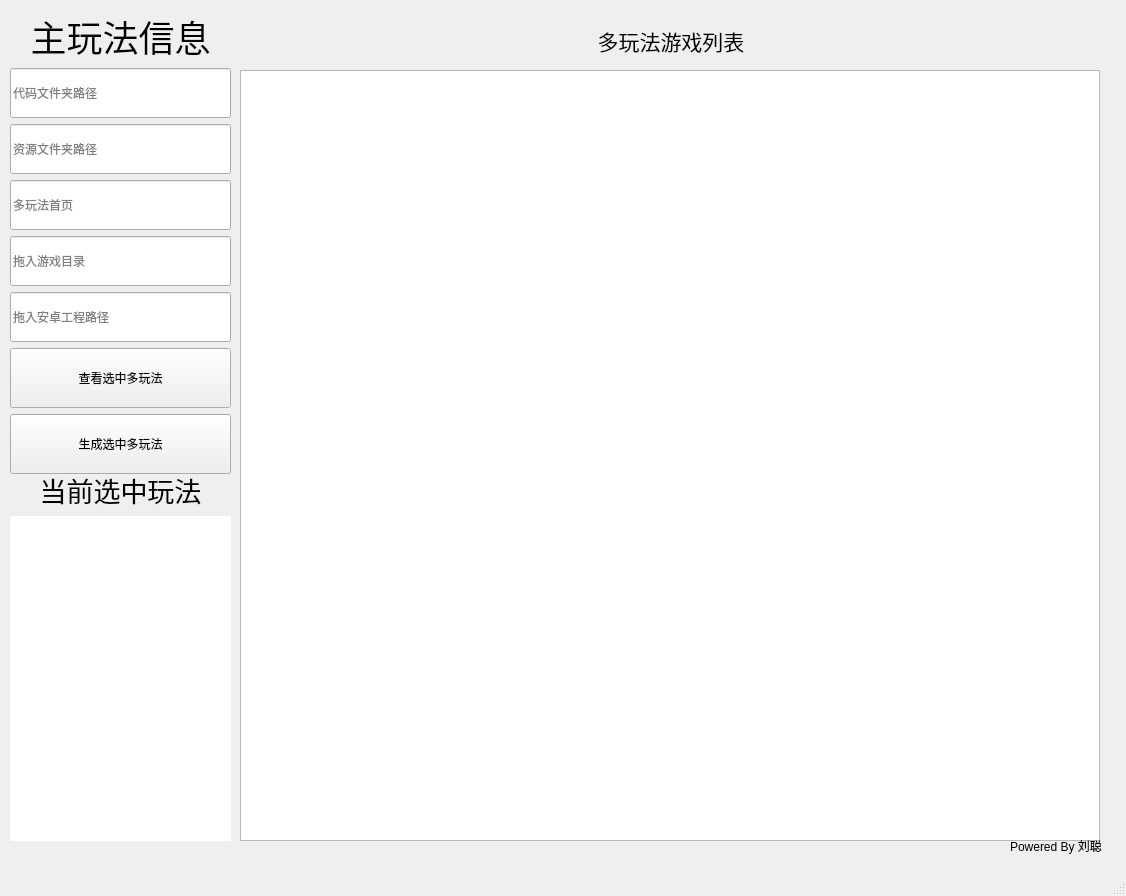
<?xml version="1.0" encoding="UTF-8"?>
<ui version="4.0">
 <class>MainWindow</class>
 <widget class="QMainWindow" name="MainWindow">
  <property name="geometry">
   <rect>
    <x>0</x>
    <y>0</y>
    <width>1126</width>
    <height>896</height>
   </rect>
  </property>
  <property name="windowTitle">
   <string>MainWindow</string>
  </property>
  <widget class="QWidget" name="centralwidget">
   <widget class="QWidget" name="verticalLayoutWidget">
    <property name="geometry">
     <rect>
      <x>10</x>
      <y>10</y>
      <width>221</width>
      <height>464</height>
     </rect>
    </property>
    <layout class="QVBoxLayout" name="MainGameLayout">
     <item>
      <widget class="QLabel" name="MainGameInfo">
       <property name="minimumSize">
        <size>
         <width>0</width>
         <height>50</height>
        </size>
       </property>
       <property name="font">
        <font>
         <pointsize>27</pointsize>
        </font>
       </property>
       <property name="text">
        <string>主玩法信息</string>
       </property>
       <property name="alignment">
        <set>Qt::AlignCenter</set>
       </property>
      </widget>
     </item>
     <item>
      <widget class="QLineEdit" name="GameClassesPath">
       <property name="minimumSize">
        <size>
         <width>0</width>
         <height>50</height>
        </size>
       </property>
       <property name="alignment">
        <set>Qt::AlignLeading|Qt::AlignLeft|Qt::AlignVCenter</set>
       </property>
       <property name="placeholderText">
        <string>代码文件夹路径</string>
       </property>
       <property name="cursorMoveStyle">
        <enum>Qt::VisualMoveStyle</enum>
       </property>
      </widget>
     </item>
     <item>
      <widget class="QLineEdit" name="GameResourcePath">
       <property name="minimumSize">
        <size>
         <width>0</width>
         <height>50</height>
        </size>
       </property>
       <property name="placeholderText">
        <string>资源文件夹路径</string>
       </property>
      </widget>
     </item>
     <item>
      <widget class="QLineEdit" name="GameMoreGameLayerPath">
       <property name="minimumSize">
        <size>
         <width>0</width>
         <height>50</height>
        </size>
       </property>
       <property name="placeholderText">
        <string>多玩法首页</string>
       </property>
      </widget>
     </item>
     <item>
      <widget class="QLineEdit" name="GamePath">
       <property name="minimumSize">
        <size>
         <width>0</width>
         <height>50</height>
        </size>
       </property>
       <property name="alignment">
        <set>Qt::AlignLeading|Qt::AlignLeft|Qt::AlignVCenter</set>
       </property>
       <property name="placeholderText">
        <string>拖入游戏目录</string>
       </property>
      </widget>
     </item>
     <item>
      <widget class="QLineEdit" name="GameAndroidPath">
       <property name="minimumSize">
        <size>
         <width>0</width>
         <height>50</height>
        </size>
       </property>
       <property name="alignment">
        <set>Qt::AlignLeading|Qt::AlignLeft|Qt::AlignVCenter</set>
       </property>
       <property name="placeholderText">
        <string>拖入安卓工程路径</string>
       </property>
      </widget>
     </item>
     <item>
      <widget class="QPushButton" name="pushButton_2">
       <property name="minimumSize">
        <size>
         <width>0</width>
         <height>60</height>
        </size>
       </property>
       <property name="text">
        <string>查看选中多玩法</string>
       </property>
      </widget>
     </item>
     <item>
      <widget class="QPushButton" name="pushButton">
       <property name="minimumSize">
        <size>
         <width>0</width>
         <height>60</height>
        </size>
       </property>
       <property name="text">
        <string>生成选中多玩法</string>
       </property>
      </widget>
     </item>
    </layout>
   </widget>
   <widget class="QWidget" name="MoreGameListWidget" native="true">
    <property name="geometry">
     <rect>
      <x>240</x>
      <y>10</y>
      <width>861</width>
      <height>831</height>
     </rect>
    </property>
    <widget class="QWidget" name="horizontalLayoutWidget">
     <property name="geometry">
      <rect>
       <x>0</x>
       <y>0</y>
       <width>861</width>
       <height>61</height>
      </rect>
     </property>
     <layout class="QHBoxLayout" name="horizontalLayout">
      <item>
       <spacer name="horizontalSpacer">
        <property name="orientation">
         <enum>Qt::Horizontal</enum>
        </property>
        <property name="sizeHint" stdset="0">
         <size>
          <width>40</width>
          <height>20</height>
         </size>
        </property>
       </spacer>
      </item>
      <item>
       <widget class="QLabel" name="label">
        <property name="minimumSize">
         <size>
          <width>200</width>
          <height>0</height>
         </size>
        </property>
        <property name="font">
         <font>
          <pointsize>16</pointsize>
         </font>
        </property>
        <property name="text">
         <string>多玩法游戏列表</string>
        </property>
        <property name="alignment">
         <set>Qt::AlignCenter</set>
        </property>
       </widget>
      </item>
      <item>
       <spacer name="horizontalSpacer_2">
        <property name="orientation">
         <enum>Qt::Horizontal</enum>
        </property>
        <property name="sizeHint" stdset="0">
         <size>
          <width>40</width>
          <height>20</height>
         </size>
        </property>
       </spacer>
      </item>
     </layout>
    </widget>
    <widget class="QListView" name="MoreGameList">
     <property name="geometry">
      <rect>
       <x>0</x>
       <y>60</y>
       <width>860</width>
       <height>771</height>
      </rect>
     </property>
    </widget>
   </widget>
   <widget class="QWidget" name="verticalLayoutWidget_2">
    <property name="geometry">
     <rect>
      <x>10</x>
      <y>470</y>
      <width>221</width>
      <height>371</height>
     </rect>
    </property>
    <layout class="QVBoxLayout" name="verticalLayout">
     <item>
      <widget class="QLabel" name="label_2">
       <property name="font">
        <font>
         <pointsize>20</pointsize>
        </font>
       </property>
       <property name="text">
        <string>当前选中玩法</string>
       </property>
       <property name="alignment">
        <set>Qt::AlignCenter</set>
       </property>
      </widget>
     </item>
     <item>
      <widget class="QLabel" name="showSelectLabel">
       <property name="minimumSize">
        <size>
         <width>0</width>
         <height>330</height>
        </size>
       </property>
       <property name="styleSheet">
        <string notr="true">background:white</string>
       </property>
       <property name="text">
        <string/>
       </property>
      </widget>
     </item>
    </layout>
   </widget>
   <widget class="QLabel" name="label_4">
    <property name="geometry">
     <rect>
      <x>1010</x>
      <y>820</y>
      <width>101</width>
      <height>51</height>
     </rect>
    </property>
    <property name="text">
     <string>Powered By 刘聪</string>
    </property>
   </widget>
  </widget>
  <widget class="QMenuBar" name="menubar">
   <property name="geometry">
    <rect>
     <x>0</x>
     <y>0</y>
     <width>1126</width>
     <height>23</height>
    </rect>
   </property>
  </widget>
  <widget class="QStatusBar" name="statusbar"/>
 </widget>
 <resources/>
 <connections/>
</ui>
